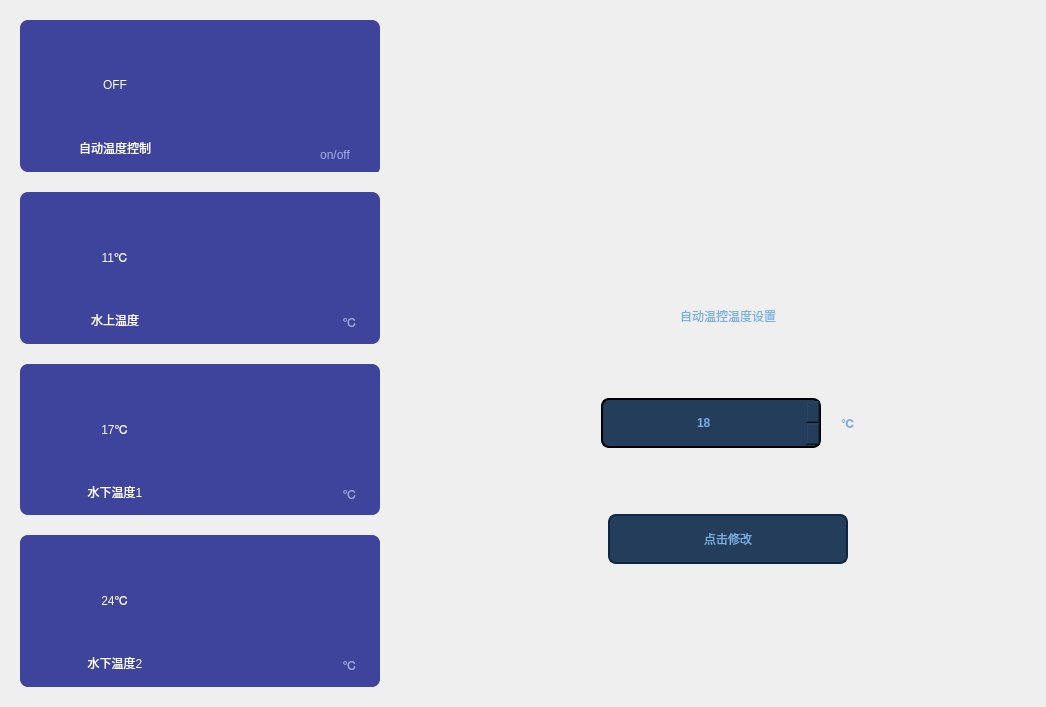
                   <widget class="QWidget" name="WDpage">
                    <layout class="QHBoxLayout" name="horizontalLayout_18">
                     <property name="spacing">
                      <number>10</number>
                     </property>
                     <property name="leftMargin">
                      <number>0</number>
                     </property>
                     <property name="topMargin">
                      <number>0</number>
                     </property>
                     <property name="rightMargin">
                      <number>0</number>
                     </property>
                     <property name="bottomMargin">
                      <number>0</number>
                     </property>
                     <item>
                      <widget class="QWidget" name="WDleftWidget" native="true">
                       <property name="minimumSize">
                        <size>
                         <width>400</width>
                         <height>0</height>
                        </size>
                       </property>
                       <property name="maximumSize">
                        <size>
                         <width>400</width>
                         <height>16777215</height>
                        </size>
                       </property>
                       <layout class="QVBoxLayout" name="verticalLayout_19">
                        <property name="spacing">
                         <number>20</number>
                        </property>
                        <property name="leftMargin">
                         <number>20</number>
                        </property>
                        <property name="topMargin">
                         <number>20</number>
                        </property>
                        <property name="rightMargin">
                         <number>20</number>
                        </property>
                        <property name="bottomMargin">
                         <number>20</number>
                        </property>
                        <item>
                         <widget class="QWidget" name="tempAutoWidget" native="true">
                          <property name="minimumSize">
                           <size>
                            <width>360</width>
                            <height>150</height>
                           </size>
                          </property>
                          <property name="styleSheet">
                           <string notr="true">QWidget
{
background-color: rgb(62,67,156);
border-radius:8px;
}</string>
                          </property>
                          <widget class="QLabel" name="tempAutoName">
                           <property name="geometry">
                            <rect>
                             <x>10</x>
                             <y>108</y>
                             <width>170</width>
                             <height>40</height>
                            </rect>
                           </property>
                           <property name="autoFillBackground">
                            <bool>false</bool>
                           </property>
                           <property name="styleSheet">
                            <string notr="true">QLabel
{
font: 18pt &quot;楷体&quot; ;
color:white;
}
</string>
                           </property>
                           <property name="text">
                            <string>自动温度控制</string>
                           </property>
                           <property name="alignment">
                            <set>Qt::AlignCenter</set>
                           </property>
                          </widget>
                          <widget class="QLabel" name="tempAutoValue">
                           <property name="geometry">
                            <rect>
                             <x>20</x>
                             <y>20</y>
                             <width>150</width>
                             <height>90</height>
                            </rect>
                           </property>
                           <property name="styleSheet">
                            <string notr="true">QLabel
{
font: 48pt &quot;楷体&quot;;
color: rgb(255, 255, 255);
}</string>
                           </property>
                           <property name="text">
                            <string>OFF</string>
                           </property>
                           <property name="alignment">
                            <set>Qt::AlignCenter</set>
                           </property>
                          </widget>
                          <widget class="QLabel" name="tempAutoUnit">
                           <property name="geometry">
                            <rect>
                             <x>270</x>
                             <y>115</y>
                             <width>90</width>
                             <height>40</height>
                            </rect>
                           </property>
                           <property name="styleSheet">
                            <string notr="true">QLabel
{
font: 16pt &quot;楷体&quot;;
color: rgb(166,173,232);
}</string>
                           </property>
                           <property name="text">
                            <string>on/off</string>
                           </property>
                           <property name="alignment">
                            <set>Qt::AlignCenter</set>
                           </property>
                          </widget>
                         </widget>
                        </item>
                        <item>
                         <widget class="QWidget" name="tempWidget" native="true">
                          <property name="minimumSize">
                           <size>
                            <width>360</width>
                            <height>150</height>
                           </size>
                          </property>
                          <property name="styleSheet">
                           <string notr="true">#tempWidget
{
background-color: rgb(62,67,156);
border-radius:8px;
}</string>
                          </property>
                          <widget class="QLabel" name="tempName">
                           <property name="geometry">
                            <rect>
                             <x>10</x>
                             <y>108</y>
                             <width>170</width>
                             <height>40</height>
                            </rect>
                           </property>
                           <property name="autoFillBackground">
                            <bool>false</bool>
                           </property>
                           <property name="styleSheet">
                            <string notr="true">#tempName
{
font: 18pt &quot;楷体&quot; ;
color:white;
}
</string>
                           </property>
                           <property name="text">
                            <string>水上温度</string>
                           </property>
                           <property name="alignment">
                            <set>Qt::AlignCenter</set>
                           </property>
                          </widget>
                          <widget class="QLabel" name="tempValue">
                           <property name="geometry">
                            <rect>
                             <x>20</x>
                             <y>20</y>
                             <width>150</width>
                             <height>90</height>
                            </rect>
                           </property>
                           <property name="styleSheet">
                            <string notr="true">#tempValue
{
font: 48pt &quot;楷体&quot;;
color: rgb(255, 255, 255);
}</string>
                           </property>
                           <property name="text">
                            <string>11℃</string>
                           </property>
                           <property name="alignment">
                            <set>Qt::AlignCenter</set>
                           </property>
                          </widget>
                          <widget class="QLabel" name="tempUnit">
                           <property name="geometry">
                            <rect>
                             <x>310</x>
                             <y>110</y>
                             <width>40</width>
                             <height>40</height>
                            </rect>
                           </property>
                           <property name="styleSheet">
                            <string notr="true">#tempUnit
{
font: 16pt &quot;楷体&quot;;
color: rgb(166,173,232);
}</string>
                           </property>
                           <property name="text">
                            <string>℃</string>
                           </property>
                           <property name="alignment">
                            <set>Qt::AlignCenter</set>
                           </property>
                          </widget>
                         </widget>
                        </item>
                        <item>
                         <widget class="QWidget" name="tempWidget_2" native="true">
                          <property name="minimumSize">
                           <size>
                            <width>360</width>
                            <height>150</height>
                           </size>
                          </property>
                          <property name="styleSheet">
                           <string notr="true">QWidget
{
background-color: rgb(62,67,156);
border-radius:8px;
}</string>
                          </property>
                          <widget class="QLabel" name="tempName_2">
                           <property name="geometry">
                            <rect>
                             <x>10</x>
                             <y>108</y>
                             <width>170</width>
                             <height>40</height>
                            </rect>
                           </property>
                           <property name="autoFillBackground">
                            <bool>false</bool>
                           </property>
                           <property name="styleSheet">
                            <string notr="true">QLabel
{
font: 18pt &quot;楷体&quot; ;
color:white;
}
</string>
                           </property>
                           <property name="text">
                            <string>水下温度1</string>
                           </property>
                           <property name="alignment">
                            <set>Qt::AlignCenter</set>
                           </property>
                          </widget>
                          <widget class="QLabel" name="tempValue_2">
                           <property name="geometry">
                            <rect>
                             <x>20</x>
                             <y>20</y>
                             <width>150</width>
                             <height>90</height>
                            </rect>
                           </property>
                           <property name="styleSheet">
                            <string notr="true">QLabel
{
font: 48pt &quot;楷体&quot;;
color: rgb(255, 255, 255);
}</string>
                           </property>
                           <property name="text">
                            <string>17℃</string>
                           </property>
                           <property name="alignment">
                            <set>Qt::AlignCenter</set>
                           </property>
                          </widget>
                          <widget class="QLabel" name="tempUnit_2">
                           <property name="geometry">
                            <rect>
                             <x>310</x>
                             <y>110</y>
                             <width>40</width>
                             <height>40</height>
                            </rect>
                           </property>
                           <property name="styleSheet">
                            <string notr="true">QLabel
{
font: 16pt &quot;楷体&quot;;
color: rgb(166,173,232);
}</string>
                           </property>
                           <property name="text">
                            <string>℃</string>
                           </property>
                           <property name="alignment">
                            <set>Qt::AlignCenter</set>
                           </property>
                          </widget>
                         </widget>
                        </item>
                        <item>
                         <widget class="QWidget" name="tempWidget_3" native="true">
                          <property name="minimumSize">
                           <size>
                            <width>360</width>
                            <height>150</height>
                           </size>
                          </property>
                          <property name="styleSheet">
                           <string notr="true">QWidget
{
background-color: rgb(62,67,156);
border-radius:8px;
}</string>
                          </property>
                          <widget class="QLabel" name="tempName_4">
                           <property name="geometry">
                            <rect>
                             <x>10</x>
                             <y>108</y>
                             <width>170</width>
                             <height>40</height>
                            </rect>
                           </property>
                           <property name="autoFillBackground">
                            <bool>false</bool>
                           </property>
                           <property name="styleSheet">
                            <string notr="true">QLabel
{
font: 18pt &quot;楷体&quot; ;
color:white;
}
</string>
                           </property>
                           <property name="text">
                            <string>水下温度2</string>
                           </property>
                           <property name="alignment">
                            <set>Qt::AlignCenter</set>
                           </property>
                          </widget>
                          <widget class="QLabel" name="tempValue_4">
                           <property name="geometry">
                            <rect>
                             <x>20</x>
                             <y>20</y>
                             <width>150</width>
                             <height>90</height>
                            </rect>
                           </property>
                           <property name="styleSheet">
                            <string notr="true">QLabel
{
font: 48pt &quot;楷体&quot;;
color: rgb(255, 255, 255);
}</string>
                           </property>
                           <property name="text">
                            <string>24℃</string>
                           </property>
                           <property name="alignment">
                            <set>Qt::AlignCenter</set>
                           </property>
                          </widget>
                          <widget class="QLabel" name="tempUnit_4">
                           <property name="geometry">
                            <rect>
                             <x>310</x>
                             <y>110</y>
                             <width>40</width>
                             <height>40</height>
                            </rect>
                           </property>
                           <property name="styleSheet">
                            <string notr="true">QLabel
{
font: 16pt &quot;楷体&quot;;
color: rgb(166,173,232);
}</string>
                           </property>
                           <property name="text">
                            <string>℃</string>
                           </property>
                           <property name="alignment">
                            <set>Qt::AlignCenter</set>
                           </property>
                          </widget>
                         </widget>
                        </item>
                       </layout>
                      </widget>
                     </item>
                     <item>
                      <widget class="QWidget" name="WDrightWidget" native="true">
                       <layout class="QVBoxLayout" name="verticalLayout_20">
                        <item>
                         <widget class="QWidget" name="widget_8" native="true">
                          <property name="minimumSize">
                           <size>
                            <width>0</width>
                            <height>150</height>
                           </size>
                          </property>
                          <property name="maximumSize">
                           <size>
                            <width>16777215</width>
                            <height>150</height>
                           </size>
                          </property>
                          <layout class="QHBoxLayout" name="horizontalLayout_19">
                           <property name="spacing">
                            <number>0</number>
                           </property>
                           <property name="leftMargin">
                            <number>0</number>
                           </property>
                           <property name="topMargin">
                            <number>30</number>
                           </property>
                           <property name="rightMargin">
                            <number>0</number>
                           </property>
                           <property name="bottomMargin">
                            <number>0</number>
                           </property>
                           <item>
                            <spacer name="horizontalSpacer_31">
                             <property name="orientation">
                              <enum>Qt::Horizontal</enum>
                             </property>
                             <property name="sizeHint" stdset="0">
                              <size>
                               <width>159</width>
                               <height>20</height>
                              </size>
                             </property>
                            </spacer>
                           </item>
                           <item>
                            <widget class="SlideButtonLib" name="btn_TempAuto" native="true">
                             <property name="minimumSize">
                              <size>
                               <width>300</width>
                               <height>100</height>
                              </size>
                             </property>
                             <property name="maximumSize">
                              <size>
                               <width>300</width>
                               <height>100</height>
                              </size>
                             </property>
                             <property name="styleSheet">
                              <string notr="true">QWidget
{
color: rgb(122, 175, 227);
font-weight:bold;
}</string>
                             </property>
                            </widget>
                           </item>
                           <item>
                            <spacer name="horizontalSpacer_32">
                             <property name="orientation">
                              <enum>Qt::Horizontal</enum>
                             </property>
                             <property name="sizeHint" stdset="0">
                              <size>
                               <width>159</width>
                               <height>20</height>
                              </size>
                             </property>
                            </spacer>
                           </item>
                          </layout>
                         </widget>
                        </item>
                        <item>
                         <spacer name="verticalSpacer">
                          <property name="orientation">
                           <enum>Qt::Vertical</enum>
                          </property>
                          <property name="sizeHint" stdset="0">
                           <size>
                            <width>20</width>
                            <height>117</height>
                           </size>
                          </property>
                         </spacer>
                        </item>
                        <item>
                         <widget class="QWidget" name="widget_9" native="true">
                          <property name="minimumSize">
                           <size>
                            <width>0</width>
                            <height>300</height>
                           </size>
                          </property>
                          <property name="maximumSize">
                           <size>
                            <width>16777215</width>
                            <height>300</height>
                           </size>
                          </property>
                          <property name="styleSheet">
                           <string notr="true">QLabel
{
font: 13pt &quot;楷体&quot;;
color: rgb(122, 175, 227);
}</string>
                          </property>
                          <layout class="QVBoxLayout" name="verticalLayout_21">
                           <item>
                            <widget class="QLabel" name="label_9">
                             <property name="minimumSize">
                              <size>
                               <width>0</width>
                               <height>50</height>
                              </size>
                             </property>
                             <property name="styleSheet">
                              <string notr="true">font: 18pt &quot;楷体&quot;;</string>
                             </property>
                             <property name="text">
                              <string>自动温控温度设置</string>
                             </property>
                             <property name="alignment">
                              <set>Qt::AlignCenter</set>
                             </property>
                            </widget>
                           </item>
                           <item>
                            <spacer name="verticalSpacer_3">
                             <property name="orientation">
                              <enum>Qt::Vertical</enum>
                             </property>
                             <property name="sizeHint" stdset="0">
                              <size>
                               <width>20</width>
                               <height>36</height>
                              </size>
                             </property>
                            </spacer>
                           </item>
                           <item>
                            <widget class="QWidget" name="widget_10" native="true">
                             <layout class="QHBoxLayout" name="horizontalLayout_20">
                              <property name="spacing">
                               <number>0</number>
                              </property>
                              <property name="leftMargin">
                               <number>0</number>
                              </property>
                              <property name="topMargin">
                               <number>0</number>
                              </property>
                              <property name="rightMargin">
                               <number>0</number>
                              </property>
                              <property name="bottomMargin">
                               <number>0</number>
                              </property>
                              <item>
                               <spacer name="horizontalSpacer_35">
                                <property name="orientation">
                                 <enum>Qt::Horizontal</enum>
                                </property>
                                <property name="sizeHint" stdset="0">
                                 <size>
                                  <width>40</width>
                                  <height>20</height>
                                 </size>
                                </property>
                               </spacer>
                              </item>
                              <item>
                               <widget class="QSpinBox" name="TWKZ_TWnumValue_2">
                                <property name="minimumSize">
                                 <size>
                                  <width>220</width>
                                  <height>50</height>
                                 </size>
                                </property>
                                <property name="maximumSize">
                                 <size>
                                  <width>220</width>
                                  <height>16777215</height>
                                 </size>
                                </property>
                                <property name="styleSheet">
                                 <string notr="true">QSpinBox
{	
border-radius:8px;
border:2px solid;
font: 30pt &quot;楷体&quot;;
font-weight:bold;
color: rgb(122, 175, 227);
background-color: rgb(36, 61, 91);
}
QSpinBox::up-button {
	border-image: url(:/ptr/upJT.png);/*自定义图片填充*/
	width: 18px;/*设置该图标的宽高*/
	height: 18px;
}
QSpinBox::down-button {
	border-image: url(:/ptr/downJT.png);/*自定义图片填充*/
	width: 18px;/*设置该图标的宽高*/
	height: 18px;
}
</string>
                                </property>
                                <property name="alignment">
                                 <set>Qt::AlignCenter</set>
                                </property>
                                <property name="minimum">
                                 <number>1</number>
                                </property>
                                <property name="maximum">
                                 <number>50</number>
                                </property>
                                <property name="value">
                                 <number>18</number>
                                </property>
                               </widget>
                              </item>
                              <item>
                               <spacer name="horizontalSpacer_37">
                                <property name="orientation">
                                 <enum>Qt::Horizontal</enum>
                                </property>
                                <property name="sizeType">
                                 <enum>QSizePolicy::Maximum</enum>
                                </property>
                                <property name="sizeHint" stdset="0">
                                 <size>
                                  <width>20</width>
                                  <height>20</height>
                                 </size>
                                </property>
                               </spacer>
                              </item>
                              <item>
                               <widget class="QLabel" name="label_10">
                                <property name="maximumSize">
                                 <size>
                                  <width>50</width>
                                  <height>16777215</height>
                                 </size>
                                </property>
                                <property name="styleSheet">
                                 <string notr="true">font-weight:bold;</string>
                                </property>
                                <property name="text">
                                 <string>℃</string>
                                </property>
                               </widget>
                              </item>
                              <item>
                               <spacer name="horizontalSpacer_36">
                                <property name="orientation">
                                 <enum>Qt::Horizontal</enum>
                                </property>
                                <property name="sizeHint" stdset="0">
                                 <size>
                                  <width>40</width>
                                  <height>20</height>
                                 </size>
                                </property>
                               </spacer>
                              </item>
                             </layout>
                            </widget>
                           </item>
                           <item>
                            <spacer name="verticalSpacer_4">
                             <property name="orientation">
                              <enum>Qt::Vertical</enum>
                             </property>
                             <property name="sizeHint" stdset="0">
                              <size>
                               <width>20</width>
                               <height>36</height>
                              </size>
                             </property>
                            </spacer>
                           </item>
                           <item>
                            <widget class="QWidget" name="widget_11" native="true">
                             <layout class="QHBoxLayout" name="horizontalLayout_21">
                              <item>
                               <spacer name="horizontalSpacer_33">
                                <property name="orientation">
                                 <enum>Qt::Horizontal</enum>
                                </property>
                                <property name="sizeHint" stdset="0">
                                 <size>
                                  <width>157</width>
                                  <height>20</height>
                                 </size>
                                </property>
                               </spacer>
                              </item>
                              <item>
                               <widget class="QPushButton" name="TWKZ_btnTWnum_2">
                                <property name="minimumSize">
                                 <size>
                                  <width>240</width>
                                  <height>50</height>
                                 </size>
                                </property>
                                <property name="maximumSize">
                                 <size>
                                  <width>240</width>
                                  <height>16777215</height>
                                 </size>
                                </property>
                                <property name="styleSheet">
                                 <string notr="true">QPushButton
{
background-color: rgb(36,61,91);
color: rgb(122, 175, 227);
font: 14pt &quot;楷体&quot;;
border-radius:8px;
border:2px solid rgb(13,39,67);
}
QPushButton:hover
{
border:2px solid rgb(122, 175, 227);
font: 16pt &quot;楷体&quot;;
}</string>
                                </property>
                                <property name="text">
                                 <string>点击修改</string>
                                </property>
                               </widget>
                              </item>
                              <item>
                               <spacer name="horizontalSpacer_34">
                                <property name="orientation">
                                 <enum>Qt::Horizontal</enum>
                                </property>
                                <property name="sizeHint" stdset="0">
                                 <size>
                                  <width>156</width>
                                  <height>20</height>
                                 </size>
                                </property>
                               </spacer>
                              </item>
                             </layout>
                            </widget>
                           </item>
                          </layout>
                         </widget>
                        </item>
                        <item>
                         <spacer name="verticalSpacer_2">
                          <property name="orientation">
                           <enum>Qt::Vertical</enum>
                          </property>
                          <property name="sizeHint" stdset="0">
                           <size>
                            <width>20</width>
                            <height>116</height>
                           </size>
                          </property>
                         </spacer>
                        </item>
                       </layout>
                      </widget>
                     </item>
                    </layout>
                   </widget>
